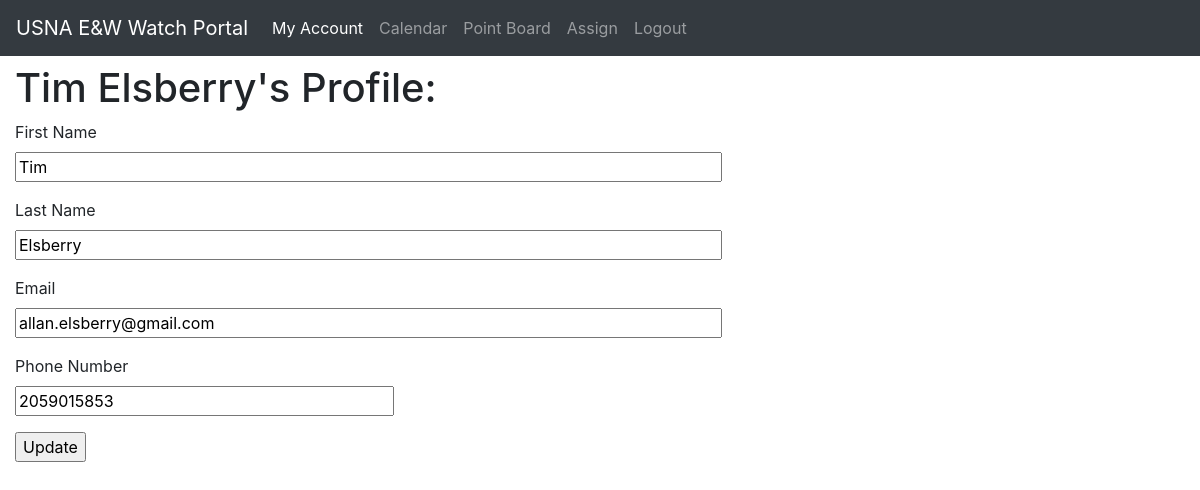
Before: /profile (signed in) with the older database file.
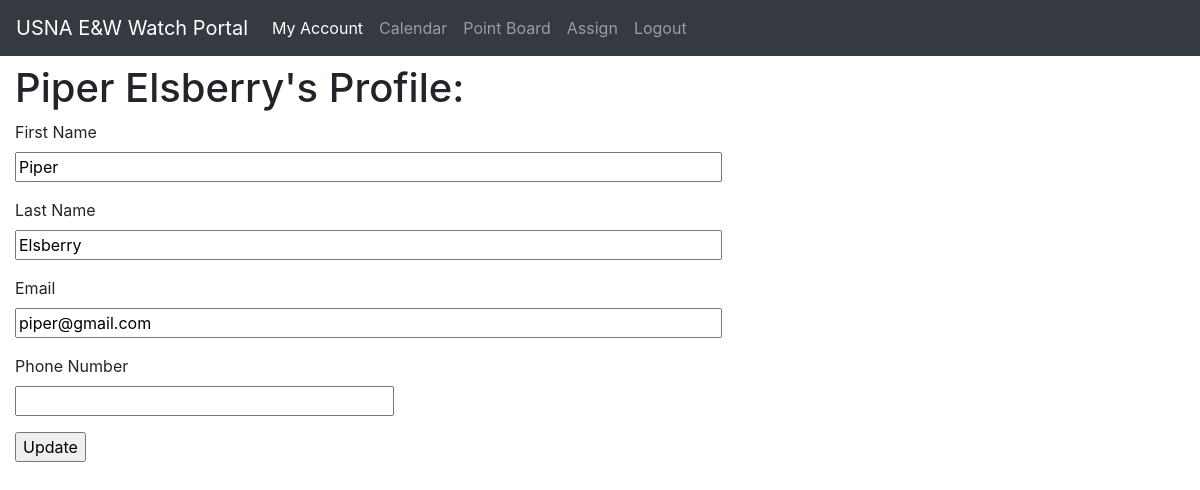
After: the same page with the newer database file.
### app.py (models this page shows, shortened)
class User(UserMixin, db.Model):
    __tablename__ = 'Users'
    id = db.Column(db.Integer, primary_key=True)
    active = db.Column(db.Boolean, default=True)
    first = db.Column(db.String(128))
    last = db.Column(db.String(128))
    email = db.Column(db.String(64), index=True, unique=True)
    password_hash = db.Column(db.String(128))
    created = db.Column(db.DateTime, index=False,
                        unique=False, default=date.today())
    phone = db.Column(db.Integer)
    qualified = db.Column(db.Boolean, index=True, unique=False, default=False)
    data = db.Column(db.String(32768), index=False, unique=False)
    points = db.Column(db.Integer, index=True, unique=False, default=0)
    def __repr__(self):
        return f"{self.first} {self.last}"

### app.py (the view)
@app.route('/profile', methods=['GET', 'POST'])
@login_required
def profile():
    form = ProfileForm()
    if form.validate_on_submit():
        current_user.first = form.first.data
        current_user.last = form.last.data
        current_user.email = form.email.data
        current_user.phone = form.phone.data
    form.email.data = current_user.email
    form.phone.data = current_user.phone
    form.first.data = current_user.first
    form.last.data = current_user.last
    return render_template('profile.html', form=form)

### app.py
class ProfileForm(FlaskForm):
    email = StringField('Email', validators=[DataRequired(), Email()])
    first = StringField('First Name', validators=[DataRequired()])
    last = StringField('Last Name', validators=[DataRequired()])
    phone = StringField('Phone Number')
    submit = SubmitField('Update')

### app.py (called while the page is built)
@login.user_loader
def load_user(id=1):
    return User.query.get(int(id))

### templates/profile.html (shortened to what this page needs)
{%extends "base.html"%}
{%block content%}
<h1>{{current_user}}'s Profile:</h1>
<form action="" method="post">
    <p>
        {{ form.first.label }}<br>
        {{ form.first(size=64) }}<br>
    </p>
    <p>
        {{ form.last.label }}<br>
        {{ form.last(size=64) }}<br>
    </p>
    <p>
        {{ form.email.label }}<br>
        {{ form.email(size=64) }}<br>
    </p>
    <p>
        {{ form.phone.label }}<br>
        {{ form.phone(size=32) }}<br>
    </p>
    <p>{{ form.submit() }}</p>
</form>
{%endblock%}

### templates/base.html (shortened to what this page needs)
<!DOCTYPE html>
<html lang="en">
<head>
    <link rel="stylesheet" href="https://stackpath.bootstrapcdn.com/bootstrap/4.3.1/css/bootstrap.min.css">
    <link rel="stylesheet" href="/static/style.css">
</head>
<body>
    <nav class="navbar navbar-expand-md navbar-dark bg-dark">
        <a class="navbar-brand" href="/">USNA E&W Watch Portal</a>
        <div class="collapse navbar-collapse" id="navbarNav">
            <ul class="navbar-nav">
                <li class="nav-item {%if request.path == '/profile'%}active{%endif%}"">
                    <a class=" nav-link" href="/profile">My Account</a>
                </li>
                <li class="nav-item {%if request.path == '/jets'%}active{%endif%}"">
                    <a class=" nav-link" href="/calendar">Calendar</a>
                </li>
                <li class="nav-item {%if request.path == '/points'%}active{%endif%}"">
                    <a class=" nav-link" href="/points">Point Board</a>
                </li>
                <li class="nav-item {%if request.path == '/assign'%}active{%endif%}"">
                    <a class=" nav-link" href="/assign">Assign</a>
                </li>
                {%if current_user.is_anonymous%}
                <li class="nav-item {%if request.path == '/logout'%}active{%endif%}"">
                    <a class=" nav-link" href="/login">Login</a>
                </li>
                {%else%}
                <li class="nav-item {%if request.path == '/logout'%}active{%endif%}"">
                    <a class=" nav-link" href="/logout">Logout</a>
                </li>
                {%endif%}
            </ul>
        </div>
    </nav>
    <div class="mt-2 container-fluid">
        {% block content %}
        {% endblock %}
    </div>
</body>
</html>

Changed rows visible on the page:
changed User "Elsberry": first+last "Tim Elsberry" → "Piper Elsberry"; first "Tim" → "Piper"; email "allan.elsberry@gmail.com" → "piper@gmail.com"; phone "2059015853" → (not shown)
